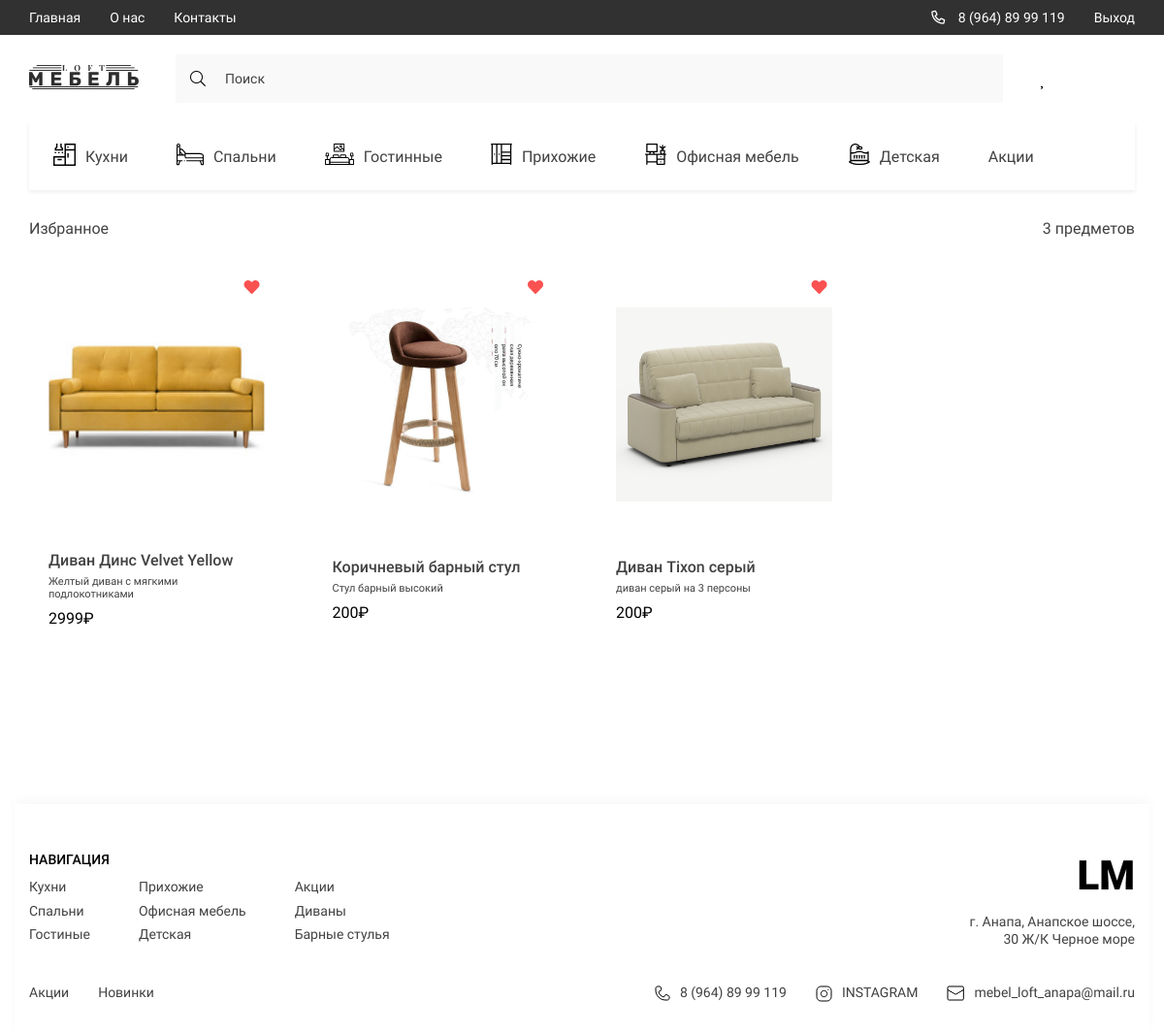
The page /favorites/ (signed in) on the database its author committed.
### LOFT/models.py (models this page shows, shortened)
class Prod(models.Model):
    title = models.CharField(max_length=100, verbose_name='Название модели')
    slug = models.SlugField(unique=True, verbose_name='Слаг модели')
    prod_model = models.ForeignKey('ProdModel', on_delete=models.CASCADE, verbose_name='Модель товара', related_name='prods', null=True, blank=True)
    description = models.CharField(max_length=350, verbose_name='Краткое описание')
    quantity = models.IntegerField(default=15, verbose_name='Количество')
    price = models.IntegerField(default=200, verbose_name='Цена')
    discount = models.IntegerField(default=0, verbose_name='Скидка')
    height = models.IntegerField(default=100, verbose_name='Высота')
    width = models.IntegerField(default=100, verbose_name='Ширина')
    length = models.IntegerField(default=100, verbose_name='Длина')
    color_name = models.CharField(max_length=50, default='Чёрный', verbose_name='Название цвета')
    color_code = models.CharField(max_length=10, default='#000000', verbose_name='Код цвета')
    category = models.ForeignKey(Cat, on_delete=models.CASCADE, verbose_name='Категория', related_name='products')
    created_at = models.DateTimeField(auto_now_add=True, verbose_name='Дата добавления')
    updated_at = models.DateTimeField(auto_now=True, verbose_name='Дата изменения')
    class Meta:
        verbose_name = 'Товар'
        verbose_name_plural = 'Товаров'

class ProdPhoto(models.Model):
    prod = models.ForeignKey(Prod, verbose_name='Фото товара', on_delete=models.CASCADE, related_name='prod_photo')
    image = models.ImageField(upload_to='products/', verbose_name='Фото товара')
    class Meta:
        verbose_name = 'Фото товара'
        verbose_name_plural = 'Фото товаров'

class Cat(models.Model):
    title = models.CharField(max_length=100, verbose_name='Название категории')
    slug = models.SlugField(unique=True, verbose_name='Слаг категории')
    parent = models.ForeignKey('self', null=True, blank=True, on_delete=models.CASCADE, verbose_name='Родитель',
                               related_name='subcats')
    def get_absolute_url(self):
        return reverse('category', kwargs={'slug': self.slug})
    class Meta:
        verbose_name = 'Категорию'
        verbose_name_plural = 'Категории'

### LOFT/views.py (the view)
# urls.py: path('favorites/', favorites_view, name='favorites'),
@login_required(login_url='login')
def favorites_view(request):
    favorites = (
        Favorites.objects
        .filter(user=request.user.customer)
        .select_related('prod')
    )
    fav_products = [fav.prod for fav in favorites]
    categories = Cat.objects.all()
    favorites_ids = set(fav.prod_id for fav in favorites)
    context = {
        'categories': categories,
        'products': fav_products,
        'favorites_ids': favorites_ids,
        'title': 'Избранное',
    }
    return render(request, 'favorites.html', context)

### LOFT/templates/favorites.html
{% extends 'base.html' %}
{% load static %}
{% block content %}
            <div class="container">
                <div class="favorites">
                    <div class="favorites__txt">
                        <h2 class="favorites__title">
                            Избранное
                        </h2>
                        <span class="favorites__title-count">{{ products|length }} предметов</span>
                    </div>
                </div>
                {% include 'components/_product_card.html' %}
            </div>
{% endblock %}

### LOFT/templates/components/_product_card.html (shortened to what this page needs)
{% load static %}
<div class="products__content">
{% if category and category.slug != 'akcii' %}
    {% for product in category.products.all %}
    <div class="products__item">
    <a href="{% url 'toggle_favorite' slug=product.slug %}"
    class="products__item-heart {% if product.id in favorites_ids %}active{% endif %}"></a>
        <a href="{{ product.get_absolute_url }}">
            <img src="{{ product.prod_photo.first.image.url }}" alt="" class="products__item-img">
        </a>
        <div class="products__item-text">
            <h3 class="products__item-title">{{ product.title }}</h3>
            <div class="products__item-desrc">{{ product.description }}</div>
            <div class="products__item-price">{{ product.price }}₽</div>
        </div>
        <div class="products__item-options products__options">
            <h4 class="products__options-title">Размеры</h4>
            <ul class="products__options-list options__list">
                <li class="options__list-item">
                    <p class="options__list-text">ШИРИНА</p>
                    <span class="size">{{ product.width }} СМ</span>
                </li>
                <li class="options__list-item">
                    <p class="options__list-text">ДЛИНА</p>
                    <span class="size">{{ product.length }} СМ</span>
                </li>
                <li class="options__list-item">
                    <p class="options__list-text">ВЫСОТА</p>
                    <span class="size">{{ product.height }} СМ</span>
                </li>
            </ul>
            <a href="{% url 'basket_action' slug=product.slug action='add' %}" class="options__btn btn">Добавить в корзину</a>
        </div>
    </div>
    {% endfor %}
    {% for subcat in category.subcats.all %}
        {% for product in subcat.products.all %}
    <div class="products__item">
{% if product.id in favorites_ids %}
    <a href="{% url 'toggle_favorite' slug=product.slug %}" class="products__item-heart active"></a>
{% else %}
    <a href="{% url 'toggle_favorite' slug=product.slug %}" class="products__item-heart"></a>
{% endif %}
        <a href="{{ product.get_absolute_url }}">
            <img src="{{ product.prod_photo.first.image.url }}" alt="" class="products__item-img">
        </a>
        <div class="products__item-text">
            <h3 class="products__item-title">{{ product.title }}</h3>
            <div class="products__item-desrc">{{ product.description }}</div>
            <div class="products__item-price">{{ product.price }}₽</div>
        </div>
        <div class="products__item-options products__options">
            <h4 class="products__options-title">Размеры</h4>
            <ul class="products__options-list options__list">
                <li class="options__list-item">
                    <p class="options__list-text">ШИРИНА</p>
                    <span class="size">{{ product.width }} СМ</span>
                </li>
                <li class="options__list-item">
                    <p class="options__list-text">ДЛИНА</p>
                    <span class="size">{{ product.length }} СМ</span>
                </li>
                <li class="options__list-item">
                    <p class="options__list-text">ВЫСОТА</p>
                    <span class="size">{{ product.height }} СМ</span>
                </li>
            </ul>
            <a href="{% url 'basket_action' slug=product.slug action='add' %}" class="options__btn btn">Добавить в корзину</a>
        </div>
    </div>
    {% endfor %}
    {% endfor %}
    {% else %}
    {% for product in products %}
    <div class="products__item">
{% if product.id in favorites_ids %}
    <a href="{% url 'toggle_favorite' slug=product.slug %}" class="products__item-heart active"></a>
{% else %}
    <a href="{% url 'toggle_favorite' slug=product.slug %}" class="products__item-heart"></a>
{% endif %}
        <a href="{% url 'product' slug=product.slug %}">
            <img src="{{ product.prod_photo.first.image.url }}" alt="" class="products__item-img">
        </a>
        <div class="products__item-text">
            <h3 class="products__item-title">{{ product.title }}</h3>
            <div class="products__item-desrc">{{ product.description }}</div>
            <div class="products__item-price">{{ product.price }}₽</div>
        </div>
    </div>
    {% endfor %}
    {% endif %}
</div>

### LOFT/templates/components/_footer.html
{% load static %}
<footer class="footer">
            <div class="container">
                <div class="footer__content">
                    <div class="footer__navigate">
                        <div class="footer__navigate-part">
                            <h2 class="footer__navigate-title">НАВИГАЦИЯ</h2>
                            <div class="footer__navigate-lists">
                                <ul class="footer__navigate-list">
                                    {% for category in categories|slice:":3" %}
                                    <li><a href="{{ category.get_absolute_url }}" class="footer__navigate-links">{{ category.title }}</a></li>
                                    {% endfor %}
                                </ul>
                                <ul class="footer__navigate-list">
                                    {% for category in categories|slice:"3:6" %}
                                    <li><a href="{{ category.get_absolute_url }}" class="footer__navigate-links">{{ category.title }}</a></li>
                                    {% endfor %}
                                </ul>
                                <ul class="footer__navigate-list">
                                   {% for category in categories|slice:"6:9" %}
                                    <li><a href="{{ category.get_absolute_url }}" class="footer__navigate-links">{{ category.title }}</a></li>
                                    {% endfor %}
                                </ul>
                            </div>
                        </div>
                        <div class="footer__navigate-part _right">
                            <a href="{% url 'main' %}" class="footer__logo">LM</a>
                            <p class="footer__adress">г. Анапа, Анапское шоссе, 30 Ж/К Черное море</p>
                        </div>
                    </div>
                    <div class="footer__social">
                        <ul class="footer__navigate-list _short">
                            <li><a href="{% url 'category' slug='akcii' %}" class="footer__navigate-links">Акции</a></li>
                            <li><a href="{% url 'main' %}" class="footer__navigate-links">Новинки</a></li>
                        </ul>
                        <ul class="footer__social-list">
                            <li>
                                <a href="tel:89648999119" class="footer__social-links">
                                    <img src="{% static 'assets/icons/phone.svg' %}" alt="phone">
                                    8 (964) 89 99 119
                                </a>
                            </li>
                            <li>
                                <a href="https://www.instagram.com/" target="_blank" class="footer__social-links">
                                    <img src="{% static 'assets/icons/inst.svg' %}" alt="insta">
                                    INSTAGRAM
                                </a>
                            </li>
                            <li>
                                <a href="mailto:mebel_loft_anapa@mail.ru" target="_blank" class="footer__social-links">
                                    <img src="{% static 'assets/icons/mail.svg' %}" alt="mail">
                                    mebel_loft_anapa@mail.ru
                                </a>
                            </li>
                        </ul>
                    </div>
                </div>
            </div>
        </footer>

### LOFT/static/style/style.css (style rules this page uses)
:root { --containerWidth: 1140px; --primaryColor: #414141; --primaryFont: 'Roboto'; --mainColor: #245462; }
* { padding: 0; margin: 0; box-sizing: border-box; text-decoration: none; list-style: none; font-family: var(--primaryFont); }
.container { width: 100%; max-width: calc(var(--containerWidth) + 30px); margin: 0 auto; padding: 0 15px; }
.products__content { width: 100%; display: grid; grid-template-columns: repeat(4, 1fr); column-gap: 30px; row-gap: 10px; }
.products__item { display: flex; justify-content: center; flex-direction: column; align-items: center; padding: 53px 20px 32px; transition: transform .3s linear; position: relative; }
.products__item-text { width: 100%; margin-top: 54px; }
.products__item-title { font-weight: 500; font-size: 16px; line-height: 19px; color: #414141; }
.products__item-desrc { font-size: 11px; line-height: 13px; color: #414141; margin: 6px 0 9px; }
.products__item-heart { position: absolute; top: 21px; right: 15px; display: flex; padding: 10px; }
.products__item-heart::before { content: '\f004'; font-family: 'heart'; color: #000; }
.products__item-heart.active::before { font-family: 'heart-active'; color: rgb(250, 81, 81); }
.products__item-img { height: 200px; width: 100%; }
.favorites { display: flex; flex-direction: column; width: 100%; }
.favorites__txt { display: flex; width: 100%; justify-content: space-between; align-items: center; font-style: normal; font-weight: normal; font-size: 16px; line-height: 19px; color: #414141; margin-bottom: 12px; }
.favorites__title { font-style: normal; font-weight: normal; font-size: 16px; line-height: 19px; color: #414141; }
.footer { width: 100%; padding: 49px 0 32px; background: #FFFFFF; box-shadow: 0px -4px 10px rgba(0, 0, 0, 0.03); }
.footer__content { width: 100%; display: flex; flex-direction: column; justify-content: center; }
.footer__navigate { display: flex; width: 100%; justify-content: space-between; margin-bottom: 35px; }
.footer__navigate-part._right { text-align: right; }
.footer__navigate-title { font-weight: 500; font-size: 14px; line-height: 126.69%; color: #000000; margin-bottom: 10px; text-transform: uppercase; }
.footer__navigate-lists { display: flex; }
.footer__navigate-list { display: flex; flex-direction: column; align-items: flex-start; justify-content: flex-start; }
.footer__navigate-list._short { flex-direction: row; }
.footer__navigate-list:not(:last-child) { margin-right: 50px; }
.footer__navigate-links { font-size: 14px; line-height: 126.69%; color: #414141; display: block; margin-bottom: 7.24px; transition: color .3s linear; }
.footer__logo { font-weight: 900; font-size: 42px; line-height: 49px; color: #000000; display: block; margin-bottom: 15px; }
.footer__adress { font-size: 14px; line-height: 126.69%; text-align: right; color: #414141; width: 100%; max-width: 171px; }
.footer__navigate-list._short .footer__navigate-links { margin: 0 30px 0 0; }
.footer__navigate-list._short li:last-child .footer__navigate-links { margin: 0; }
.footer__social { display: flex; justify-content: space-between; width: 100%; }
.footer__social-list { display: flex; justify-content: center; text-align: right; align-items: center; }
.footer__social-links { display: flex; justify-content: center; align-items: center; font-size: 14px; line-height: 126.69%; color: #414141; margin-right: 30px; }
.footer__social-list li:last-child .footer__social-links { margin-right: 0; }
.footer__social-links img { margin-right: 10px; }

### rows shown on the page
Prod: prod_photo.first.image (picture), title "Диван Динс Velvet Yellow", description "Желтый диван с мягкими подлокотниками", price "2999"
Prod: prod_photo.first.image (picture), title "Коричневый барный стул", description "Стул барный высокий", price "200"
Prod: prod_photo.first.image (picture), title "Диван Tixon серый", description "диван серый на 3 персоны", price "200"
Cat: title "Кухни"
Cat: title "Спальни"
Cat: title "Гостиные"
Cat: title "Прихожие"
Cat: title "Офисная мебель"
Cat: title "Детская"
Cat: title "Акции"
Cat: title "Диваны"
Cat: title "Барные стулья"

### other values the page prints
{{ products|length }} "3"
